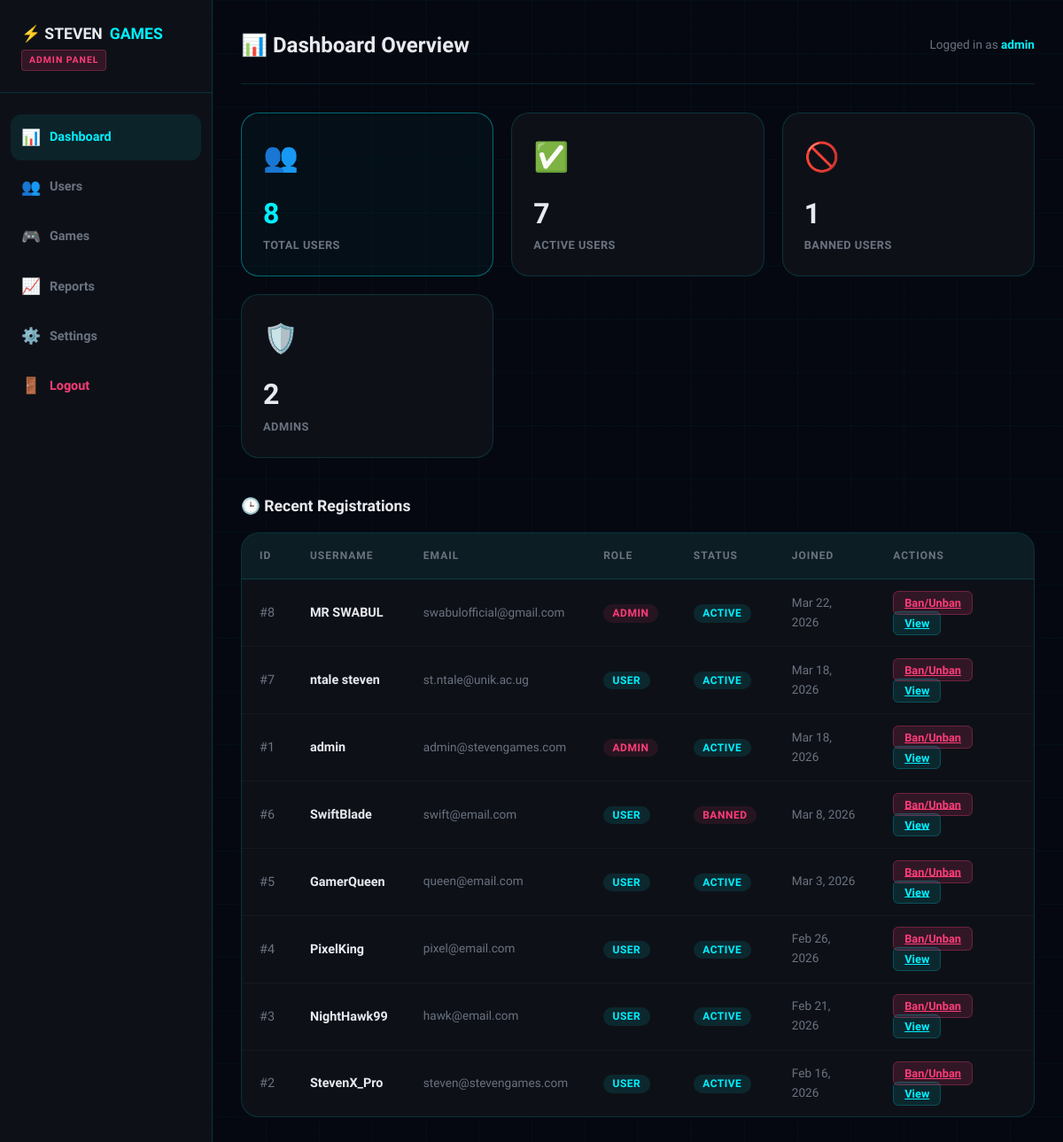
/admin/index.php (signed in), run on the app's committed database.
### tables this page shows
CREATE TABLE `users` (
  `id` int(11) NOT NULL,
  `username` varchar(50) NOT NULL,
  `email` varchar(100) NOT NULL,
  `password` varchar(255) NOT NULL,
  `role` enum('user','admin') NOT NULL DEFAULT 'user',
  `status` enum('active','banned') NOT NULL DEFAULT 'active',
  `score` int(11) NOT NULL DEFAULT 0,
  `games_played` int(11) NOT NULL DEFAULT 0,
  `win_streak` int(11) NOT NULL DEFAULT 0,
  `last_login` datetime DEFAULT NULL,
  `created_at` datetime NOT NULL DEFAULT current_timestamp()
);

### admin/index.php (the view, shortened to what this page needs)
<?php
$db = getDB();
$total_users = $db->query("SELECT COUNT(*) as c FROM users")->fetch_assoc()['c'];
$active_users = $db->query("SELECT COUNT(*) as c FROM users WHERE status='active'")->fetch_assoc()['c'];
$banned_users = $db->query("SELECT COUNT(*) as c FROM users WHERE status='banned'")->fetch_assoc()['c'];
$admins = $db->query("SELECT COUNT(*) as c FROM users WHERE role='admin'")->fetch_assoc()['c'];
$recent_users = $db->query("SELECT id, username, email, role, status, created_at, last_login FROM users ORDER BY created_at DESC LIMIT 10")->fetch_all(MYSQLI_ASSOC);
?>
<!DOCTYPE html>
<html lang="en">
<head>
  <link rel="stylesheet" href="../css/style.css">
</head>
<body>
<div class="particles" id="particles"></div>
<div class="admin-layout">
  <aside class="admin-sidebar">
    <div class="admin-logo">
      <a href="../index.php">⚡ STEVEN<span>GAMES</span></a>
      <div class="admin-badge">ADMIN PANEL</div>
    </div>
    <nav class="admin-nav">
      <a href="index.php" class="active"><span class="nav-icon">📊</span> Dashboard</a>
      <a href="users.php"><span class="nav-icon">👥</span> Users</a>
      <a href="games.php"><span class="nav-icon">🎮</span> Games</a>
      <a href="reports.php"><span class="nav-icon">📈</span> Reports</a>
      <a href="settings.php"><span class="nav-icon">⚙️</span> Settings</a>
      <a href="../logout.php" style="margin-top: auto; color: var(--accent2)"><span class="nav-icon">🚪</span> Logout</a>
    </nav>
  </aside>
  <main class="admin-main">
    <div class="admin-topbar">
      <h1>📊 Dashboard Overview</h1>
      <div style="font-size:0.85rem; color:var(--text-muted)">
        Logged in as <strong style="color:var(--accent)"><?= htmlspecialchars($_SESSION['username']) ?></strong>
      </div>
    </div>
    <div class="admin-cards">
      <div class="admin-card highlight">
        <div class="card-icon">👥</div>
        <div class="card-val"><?= $total_users ?></div>
        <div class="card-lbl">Total Users</div>
      </div>
      <div class="admin-card">
        <div class="card-icon">✅</div>
        <div class="card-val"><?= $active_users ?></div>
        <div class="card-lbl">Active Users</div>
      </div>
      <div class="admin-card">
        <div class="card-icon">🚫</div>
        <div class="card-val"><?= $banned_users ?></div>
        <div class="card-lbl">Banned Users</div>
      </div>
      <div class="admin-card">
        <div class="card-icon">🛡️</div>
        <div class="card-val"><?= $admins ?></div>
        <div class="card-lbl">Admins</div>
      </div>
    </div>
    <div class="section-title">🕒 Recent Registrations</div>
    <div class="data-table">
      <table>
        <thead>
          <tr>
            <th>ID</th>
            <th>Username</th>
            <th>Email</th>
            <th>Role</th>
            <th>Status</th>
            <th>Joined</th>
            <th>Actions</th>
          </tr>
        </thead>
        <tbody>
          <?php foreach($recent_users as $u): ?>
          <tr>
            <td style="color:var(--text-muted)">#<?= $u['id'] ?></td>
            <td><strong><?= htmlspecialchars($u['username']) ?></strong></td>
            <td style="color:var(--text-muted);font-size:0.85rem"><?= htmlspecialchars($u['email']) ?></td>
            <td><span class="status-badge <?= $u['role']==='admin' ? 'status-banned' : 'status-active' ?>"><?= strtoupper($u['role']) ?></span></td>
            <td><span class="status-badge <?= $u['status']==='active' ? 'status-active' : 'status-banned' ?>"><?= strtoupper($u['status']) ?></span></td>
            <td style="font-size:0.85rem;color:var(--text-muted)"><?= date('M j, Y', strtotime($u['created_at'])) ?></td>
            <td>
              <a href="users.php?action=ban&id=<?= $u['id'] ?>" class="action-btn btn-ban" onclick="return confirm('Toggle ban for this user?')">Ban/Unban</a>
              <a href="users.php?view=<?= $u['id'] ?>" class="action-btn btn-view">View</a>
            </td>
          </tr>
          <?php endforeach; ?>
        </tbody>
      </table>
    </div>
  </main>
</div>
</body>
</html>

### data on the page
users: id "8", username "MR SWABUL", email "swabulofficial@gmail.com", role "ADMIN", status "ACTIVE", created_at "Mar 22, 2026"
users: id "7", username "ntale steven", email "st.ntale@unik.ac.ug", role "USER", status "ACTIVE", created_at "Mar 18, 2026"
users: id "1", username "admin", email "admin@stevengames.com", role "ADMIN", status "ACTIVE", created_at "Mar 18, 2026"
users: id "6", username "SwiftBlade", email "swift@email.com", role "USER", status "BANNED", created_at "Mar 8, 2026"
users: id "5", username "GamerQueen", email "queen@email.com", role "USER", status "ACTIVE", created_at "Mar 3, 2026"
users: id "4", username "PixelKing", email "pixel@email.com", role "USER", status "ACTIVE", created_at "Feb 26, 2026"
users: id "3", username "NightHawk99", email "hawk@email.com", role "USER", status "ACTIVE", created_at "Feb 21, 2026"
users: id "2", username "StevenX_Pro", email "steven@stevengames.com", role "USER", status "ACTIVE", created_at "Feb 16, 2026"

### other printed values
$_SESSION['username'] "admin"
$total_users "8"
$active_users "7"
$banned_users "1"
$admins "2"
